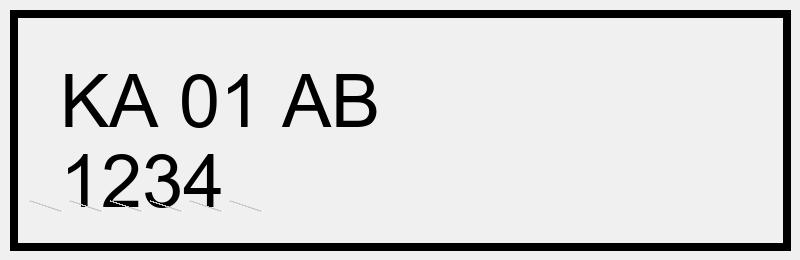
#> input picture real_sample_plate.jpg, 800 x 260 px
$ python -i image_processor.py   (imports and definitions only)
#> lines starting #> are read from the running program, lines starting #| are printed output that depends on the picture; after the words box and inside, x2 and y2 are one past the last pixel; in counts of white or black regions, pixels touching at a corner belong together
import cv2
from pathlib import Path
from typing import Optional


def preprocess_image(image_path: Path, output_path: Optional[Path] = None) -> Path:
#> called with image_path = '../real_sample_plate.jpg'
    image = cv2.imread(str(image_path))
#> image is the input picture: shape (260, 800, 3); min 0, max 255, mean 212.9
    if image is None:
        raise ValueError(f"Cannot open image: {image_path}")

    gray = cv2.cvtColor(image, cv2.COLOR_BGR2GRAY)
    denoised = cv2.bilateralFilter(gray, 9, 75, 75)
    enhanced = cv2.adaptiveThreshold(
        denoised,
        255,
        cv2.ADAPTIVE_THRESH_GAUSSIAN_C,
        cv2.THRESH_BINARY,
        11,
        2,
    )
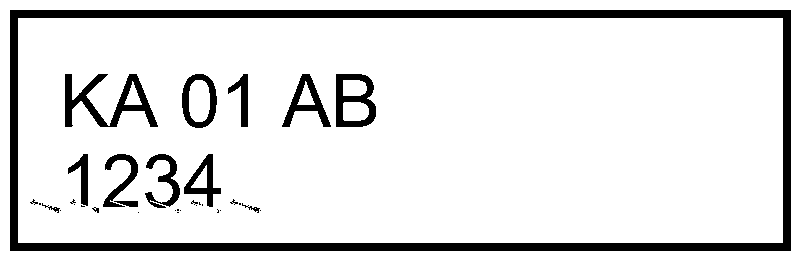
#> enhanced: shape (260, 800); 88.6% white; 34 black regions (20 under 20 px), largest, box (x1, y1, x2, y2) and area: (10, 10, 791, 251) 16096, (65, 74, 158, 127) 1753, (336, 74, 376, 127) 1121

    if output_path is None:
        output_path = image_path

    cv2.imwrite(str(output_path), enhanced)
    return output_path

>>> result = preprocess_image('../real_sample_plate.jpg')
